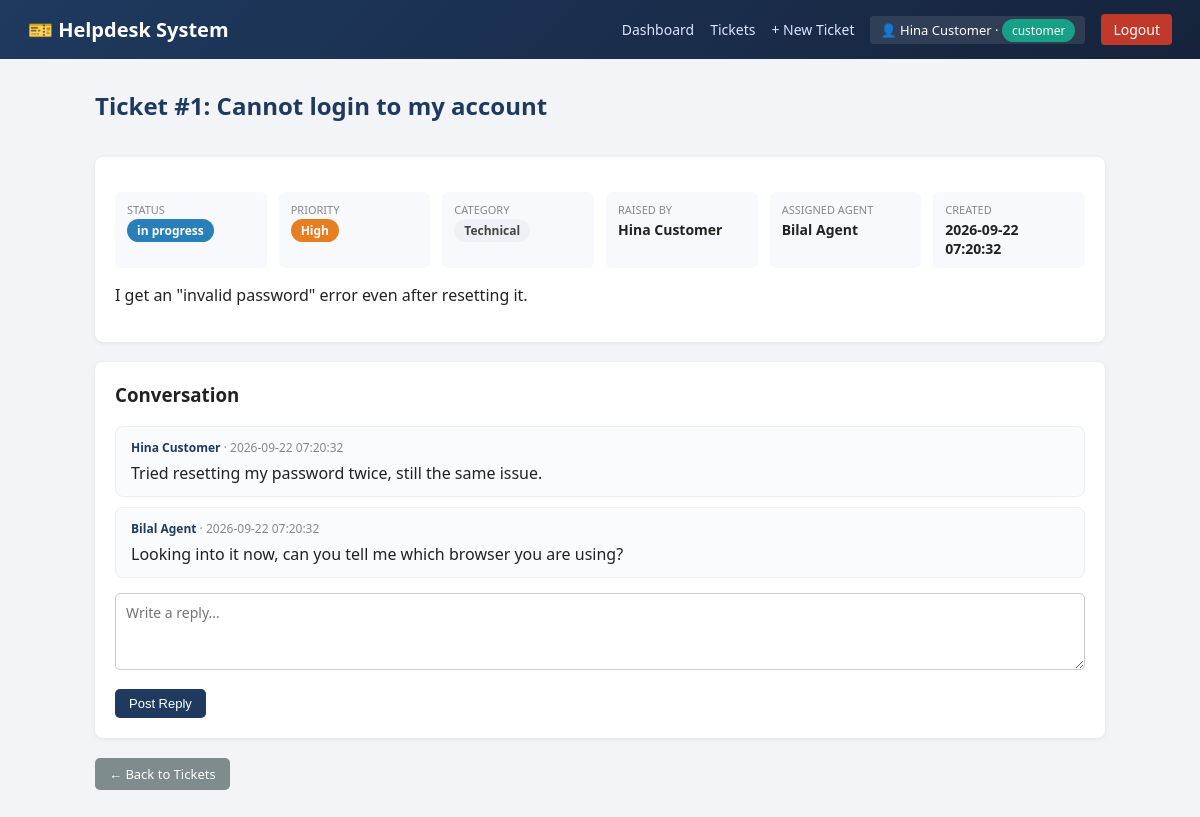
Screenshot of /ticket_view.php?id=1 (signed in) with the database file from the repository.
### tables this page shows
CREATE TABLE tickets (
    id INT AUTO_INCREMENT PRIMARY KEY,
    subject VARCHAR(180) NOT NULL,
    description TEXT NOT NULL,
    category ENUM('Technical','Billing','General','Other') NOT NULL DEFAULT 'General',
    priority ENUM('Low','Medium','High','Urgent') NOT NULL DEFAULT 'Medium',
    status ENUM('open','in_progress','resolved','closed') NOT NULL DEFAULT 'open',
    created_by INT NOT NULL,       
    assigned_to INT NULL,           
    created_at TIMESTAMP DEFAULT CURRENT_TIMESTAMP,
    updated_at TIMESTAMP DEFAULT CURRENT_TIMESTAMP ON UPDATE CURRENT_TIMESTAMP,
    FOREIGN KEY (created_by) REFERENCES users(id) ON DELETE CASCADE,
    FOREIGN KEY (assigned_to) REFERENCES users(id) ON DELETE SET NULL
);

CREATE TABLE users (
    id INT AUTO_INCREMENT PRIMARY KEY,
    full_name VARCHAR(100) NOT NULL,
    email VARCHAR(100) NOT NULL UNIQUE,
    password VARCHAR(255) NOT NULL,
    role_id INT NOT NULL,
    status ENUM('active','inactive') NOT NULL DEFAULT 'active',
    created_at TIMESTAMP DEFAULT CURRENT_TIMESTAMP,
    FOREIGN KEY (role_id) REFERENCES roles(id) ON DELETE RESTRICT
);

CREATE TABLE ticket_replies (
    id INT AUTO_INCREMENT PRIMARY KEY,
    ticket_id INT NOT NULL,
    user_id INT NOT NULL,
    message TEXT NOT NULL,
    created_at TIMESTAMP DEFAULT CURRENT_TIMESTAMP,
    FOREIGN KEY (ticket_id) REFERENCES tickets(id) ON DELETE CASCADE,
    FOREIGN KEY (user_id) REFERENCES users(id) ON DELETE CASCADE
);

### includes/functions.php (called while the page is built, shortened)
<?php
function isLoggedIn() {
    return isset($_SESSION['user_id']);
}
function e($str) {
    return htmlspecialchars($str ?? '', ENT_QUOTES, 'UTF-8');
}
function getRolePermissionKeys(mysqli $conn, $roleId) {
    static $cache = [];
    if (isset($cache[$roleId])) {
        return $cache[$roleId];
    }
    $keys = [];
    $sql = "SELECT p.key_name
            FROM role_permissions rp
            JOIN permissions p ON rp.permission_id = p.id
            WHERE rp.role_id = ?";
    $stmt = mysqli_prepare($conn, $sql);
    mysqli_stmt_bind_param($stmt, 'i', $roleId);
    mysqli_stmt_execute($stmt);
    $result = mysqli_stmt_get_result($stmt);
    while ($row = mysqli_fetch_assoc($result)) {
        $keys[] = $row['key_name'];
    }
    $cache[$roleId] = $keys;
    return $keys;
}
function hasPermission(mysqli $conn, $permissionKey) {
    $keys = getRolePermissionKeys($conn, $_SESSION['role_id']);
    return in_array($permissionKey, $keys, true);
}

### ticket_view.php (the view, shortened to what this page needs)
<?php
require_once __DIR__ . '/config/config.php';
require_once __DIR__ . '/includes/functions.php';
$id  = (int)($_GET['id'] ?? 0);
$canViewAll      = hasPermission($conn, 'tickets_view_all');
$canReply        = hasPermission($conn, 'tickets_reply');
function fetchTicket(mysqli $conn, $id) {
    $sql = "SELECT t.*, c.full_name AS creator_name, c.email AS creator_email,
                   a.full_name AS agent_name
            FROM tickets t
            JOIN users c ON t.created_by = c.id
            LEFT JOIN users a ON t.assigned_to = a.id
            WHERE t.id = ?";
    $stmt = mysqli_prepare($conn, $sql);
    mysqli_stmt_bind_param($stmt, 'i', $id);
    mysqli_stmt_execute($stmt);
    $result = mysqli_stmt_get_result($stmt);
    $row = mysqli_fetch_assoc($result);
    return $row;
}
$ticket = fetchTicket($conn, $id);
$sql = "SELECT r.*, u.full_name, u.email
        FROM ticket_replies r
        JOIN users u ON r.user_id = u.id
        WHERE r.ticket_id = ?
        ORDER BY r.id ASC";
$stmt = mysqli_prepare($conn, $sql);
mysqli_stmt_bind_param($stmt, 'i', $id);
mysqli_stmt_execute($stmt);
$replies = mysqli_fetch_all(mysqli_stmt_get_result($stmt), MYSQLI_ASSOC);
include __DIR__ . '/includes/header.php';
?>
<div class="actions-bar">
    <h2 class="page-title">Ticket #<?= $ticket['id'] ?>: <?= e($ticket['subject']) ?></h2>
</div>
<div class="card">
    <div class="ticket-meta-grid">
        <div class="item"><div class="k">Status</div><div class="v"><span class="badge <?= e($ticket['status']) ?>"><?= e(str_replace('_',' ',$ticket['status'])) ?></span></div></div>
        <div class="item"><div class="k">Priority</div><div class="v"><span class="badge <?= e($ticket['priority']) ?>"><?= e($ticket['priority']) ?></span></div></div>
        <div class="item"><div class="k">Category</div><div class="v"><span class="cat-pill"><?= e($ticket['category']) ?></span></div></div>
        <div class="item"><div class="k">Raised By</div><div class="v"><?= e($ticket['creator_name']) ?></div></div>
        <div class="item"><div class="k">Assigned Agent</div><div class="v"><?= $ticket['agent_name'] ? e($ticket['agent_name']) : 'Unassigned' ?></div></div>
        <div class="item"><div class="k">Created</div><div class="v"><?= e($ticket['created_at']) ?></div></div>
    </div>
    <p><?= nl2br(e($ticket['description'])) ?></p>
</div>
<div class="card">
    <h3 style="margin-top:0;">Conversation</h3>
    <div class="thread">
        <?php foreach ($replies as $r): ?>
            <div class="reply-item">
                <div class="meta"><strong><?= e($r['full_name']) ?></strong> &middot; <?= e($r['created_at']) ?></div>
                <div><?= nl2br(e($r['message'])) ?></div>
            </div>
        <?php endforeach; ?>
    </div>
    <?php if ($canReply): ?>
        <form method="POST" style="margin-top:15px;">
            <div class="form-group">
                <textarea name="message" rows="3" placeholder="Write a reply..." required></textarea>
            </div>
            <button class="btn" type="submit">Post Reply</button>
        </form>
    <?php endif; ?>
</div>
<a class="btn secondary" href="<?= BASE_URL ?>/tickets.php">&larr; Back to Tickets</a>
<?php include __DIR__ . '/includes/footer.php'; ?>

### assets/css/style.css (style rules this page uses)
* { box-sizing: border-box; }
body { margin: 0; font-family: 'Segoe UI', Tahoma, Arial, sans-serif; background: #f2f4f7; color: #222; }
a { color: inherit; }
.card { background: #fff; border-radius: 8px; padding: 20px; box-shadow: 0 1px 4px rgba(0,0,0,0.08); margin-bottom: 20px; }
.badge { padding: 3px 10px; border-radius: 12px; font-size: 12px; color: #fff; white-space: nowrap; }
.badge.in_progress { background: #2980b9; }
.badge.High { background: #e67e22; }
.cat-pill { padding: 3px 10px; border-radius: 12px; font-size: 12px; background: #eef1f6; color: #444; }
.btn { display: inline-block; padding: 7px 14px; border-radius: 5px; border: none; background: #1e3a5f; color: #fff; text-decoration: none; font-size: 13px; cursor: pointer; }
.btn.secondary { background: #7f8c8d; }
.form-group { margin-bottom: 14px; }
.form-group input, .form-group select, .form-group textarea { width: 100%; padding: 9px 10px; border: 1px solid #ccc; border-radius: 5px; font-size: 14px; font-family: inherit; }
.actions-bar { display: flex; justify-content: space-between; align-items: center; margin-bottom: 15px; flex-wrap: wrap; gap: 10px; }
h2.page-title { color: #1e3a5f; margin-top: 0; }
.thread { margin-top: 10px; }
.reply-item { border: 1px solid #eee; border-radius: 8px; padding: 12px 15px; margin-bottom: 10px; background: #fafbfc; }
.reply-item .meta { font-size: 12px; color: #888; margin-bottom: 6px; }
.reply-item .meta strong { color: #1e3a5f; }
.ticket-meta-grid { display: grid; grid-template-columns: repeat(auto-fit, minmax(140px,1fr)); gap: 12px; margin: 15px 0; }
.ticket-meta-grid .item { background: #f7f9fc; border-radius: 6px; padding: 10px 12px; }
.ticket-meta-grid .item .k { font-size: 11px; color: #888; text-transform: uppercase; }
.ticket-meta-grid .item .v { font-size: 14px; font-weight: 600; margin-top: 3px; }

### rows the page displays
tickets: id "1", subject "Cannot login to my account", status "in progress", priority "High", category "Technical", created_by.full_name "Hina Customer", assigned_to.full_name "Bilal Agent", created_at "2026-09-22 07:20:32", description "I get an \"invalid password\" error even after resetting it."
ticket_replies: user.full_name "Hina Customer", created_at "2026-09-22 07:20:32", message "Tried resetting my password twice, still the same issue."
ticket_replies: user.full_name "Bilal Agent", created_at "2026-09-22 07:20:32", message "Looking into it now, can you tell me which browser you are using?"

### other values shown
$user['name'] "Hina Customer"
$user['role'] "customer"
